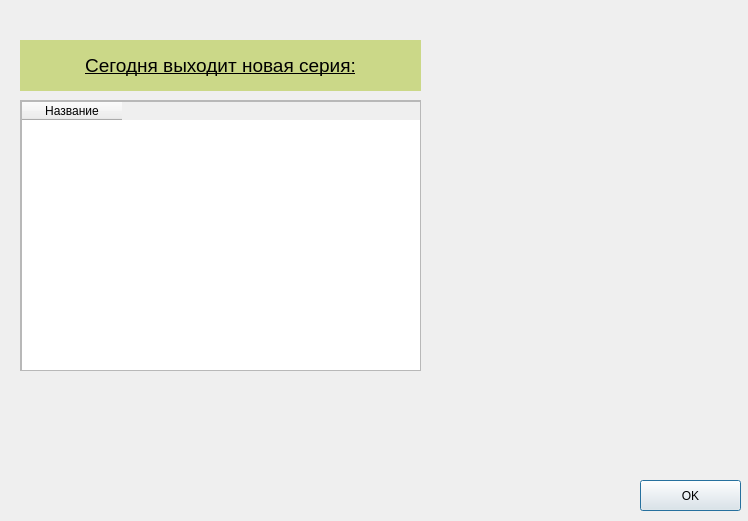
<?xml version="1.0" encoding="UTF-8"?>
<ui version="4.0">
 <class>Dialog</class>
 <widget class="QDialog" name="Dialog">
  <property name="geometry">
   <rect>
    <x>0</x>
    <y>0</y>
    <width>748</width>
    <height>521</height>
   </rect>
  </property>
  <property name="maximumSize">
   <size>
    <width>748</width>
    <height>521</height>
   </size>
  </property>
  <property name="windowTitle">
   <string>Уведомление</string>
  </property>
  <widget class="QPushButton" name="pushButton">
   <property name="geometry">
    <rect>
     <x>640</x>
     <y>480</y>
     <width>101</width>
     <height>31</height>
    </rect>
   </property>
   <property name="text">
    <string>OK</string>
   </property>
  </widget>
  <widget class="QLabel" name="label">
   <property name="geometry">
    <rect>
     <x>30</x>
     <y>20</y>
     <width>601</width>
     <height>20</height>
    </rect>
   </property>
   <property name="styleSheet">
    <string notr="true">font: 8pt &quot;MS Shell Dlg 2&quot;;</string>
   </property>
   <property name="text">
    <string/>
   </property>
  </widget>
  <widget class="QScrollArea" name="scrollArea">
   <property name="geometry">
    <rect>
     <x>20</x>
     <y>100</y>
     <width>401</width>
     <height>271</height>
    </rect>
   </property>
   <property name="widgetResizable">
    <bool>true</bool>
   </property>
   <widget class="QWidget" name="scrollAreaWidgetContents">
    <property name="geometry">
     <rect>
      <x>0</x>
      <y>0</y>
      <width>399</width>
      <height>269</height>
     </rect>
    </property>
    <widget class="QTableWidget" name="tableWidget">
     <property name="geometry">
      <rect>
       <x>0</x>
       <y>0</y>
       <width>401</width>
       <height>271</height>
      </rect>
     </property>
     <property name="styleSheet">
      <string notr="true">font: 63 9pt &quot;Yu Gothic UI Semibold&quot;;;</string>
     </property>
     <column>
      <property name="text">
       <string>Название</string>
      </property>
      <property name="background">
       <color>
        <red>203</red>
        <green>216</green>
        <blue>136</blue>
       </color>
      </property>
     </column>
    </widget>
   </widget>
  </widget>
  <widget class="QLabel" name="label_2">
   <property name="geometry">
    <rect>
     <x>20</x>
     <y>40</y>
     <width>401</width>
     <height>51</height>
    </rect>
   </property>
   <property name="toolTip">
    <string>&lt;html&gt;&lt;head/&gt;&lt;body&gt;&lt;p align=&quot;center&quot;&gt;&lt;br/&gt;&lt;/p&gt;&lt;/body&gt;&lt;/html&gt;</string>
   </property>
   <property name="styleSheet">
    <string notr="true">font: 63 8pt &quot;Yu Gothic UI Semibold&quot;;
text-decoration: underline;
background-color: rgb(203, 216, 136);</string>
   </property>
   <property name="text">
    <string>&lt;html&gt;&lt;head/&gt;&lt;body&gt;&lt;p align=&quot;center&quot;&gt;&lt;span style=&quot; font-size:14pt;&quot;&gt;Сегодня выходит новая серия:&lt;/span&gt;&lt;/p&gt;&lt;/body&gt;&lt;/html&gt;</string>
   </property>
  </widget>
  <widget class="QLabel" name="label_3">
   <property name="geometry">
    <rect>
     <x>0</x>
     <y>-50</y>
     <width>791</width>
     <height>571</height>
    </rect>
   </property>
   <property name="minimumSize">
    <size>
     <width>791</width>
     <height>571</height>
    </size>
   </property>
   <property name="maximumSize">
    <size>
     <width>791</width>
     <height>571</height>
    </size>
   </property>
   <property name="text">
    <string/>
   </property>
   <property name="pixmap">
    <pixmap>../../Pictures/new.jpg</pixmap>
   </property>
  </widget>
  <zorder>label_3</zorder>
  <zorder>pushButton</zorder>
  <zorder>label</zorder>
  <zorder>scrollArea</zorder>
  <zorder>label_2</zorder>
 </widget>
 <resources/>
 <connections/>
</ui>
